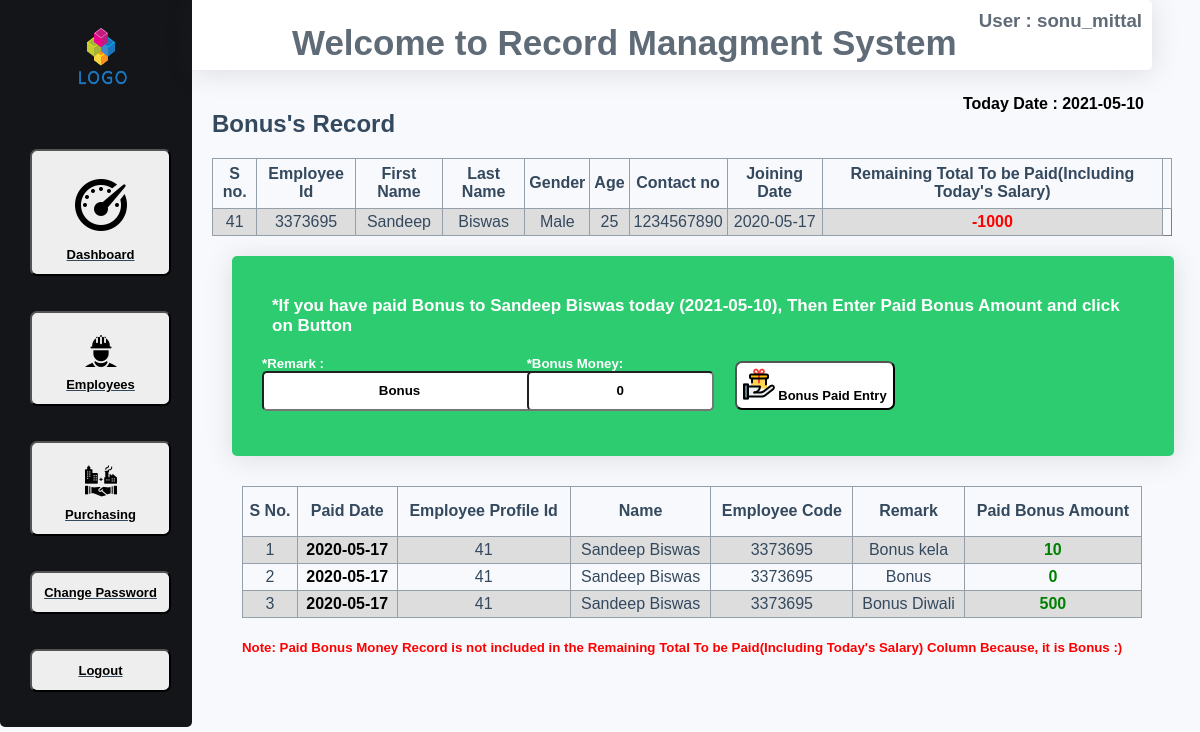
Screenshot of /admin_index.php?employee_bonus_record&user=sonu_mittal&attendance_salary_id=41 (signed in) with the database file from the repository.
### tables this page shows
CREATE TABLE IF NOT EXISTS `employee_profile` (
  `id` int(11) NOT NULL AUTO_INCREMENT,
  `emp_code` varchar(30) NOT NULL,
  `emp_first_name` varchar(30) NOT NULL,
  `emp_last_name` varchar(30) NOT NULL,
  `gender` varchar(10) NOT NULL,
  `age` varchar(20) NOT NULL,
  `emp_contact_no` varchar(30) NOT NULL,
  `emp_full_address` varchar(50) NOT NULL,
  `experience` varchar(20) NOT NULL,
  `joining_date_time` date NOT NULL,
  PRIMARY KEY (`id`)
);

CREATE TABLE IF NOT EXISTS `employee_bonus_record` (
  `id` int(11) NOT NULL AUTO_INCREMENT,
  `paid_date` date NOT NULL,
  `employee_profile_s_no_id` varchar(10) NOT NULL,
  `emp_name` varchar(30) NOT NULL,
  `emp_code` varchar(30) NOT NULL,
  `remark` varchar(50) NOT NULL,
  `paid_bonus` varchar(30) NOT NULL,
  PRIMARY KEY (`id`)
);

### employee_bonus_record.php (the view, shortened to what this page needs)
    <?php
 include_once('connection.php');
    if(!isset($_SESSION['logged'])&&$_SEESION['logged2']!='true')
    {
        echo "<script>window.location.assign('index.php')</script>";
        exit();
    }
    else
    { ?>
<?php
    include_once('attendance_salary_ptable1_for_include.php');
    ?>
<?php
         $id=$_GET['attendance_salary_id'];
         ?>
<div class="time_button" style="background:#2ecc71;height:160px;">
        <?php
echo "<h2 style='font-size:17px;color:#fff;margin:20px;'>*If you have paid Bonus to $result[2] $result[3] today ($date), Then Enter Paid Bonus Amount and click on Button</h2>"
    ?>
        <form action="" method="post" name="logon3" submit="return validate(true)" style="margin:10px;">
            <div style="width:30%;float:left;">
             <h5 style="color:#fff;display:inline-block;margin:0px;padding:0px;">*Remark  : </h5>
            <input type="text" name="remark" placeholder=" Remark for Memory" value="Bonus" maxlength="40" required style='width:275px;border-radius:5px;height:40px;font-weight:700;text-align:center;'>
                </div>
            <div style="width:23%;float:left;">
            <h5 style="color:#fff;display:inline-block;margin:0px;padding:0px;">*Bonus Money: </h5>
            <input type="text" pattern="\d*" name="bonus_paid" placeholder=" Bonus Amount" value="0" maxlength="20" required style='border-radius:5px;height:40px;font-weight:700;text-align:center;'>
            </div>
            <button type="submit" name="bonus_paid_button" style="width:160px;margin:5px;padding:5px;float:left;"><img src="images/bonus.png" alt="Bonus"> Bonus Paid Entry</button>
        </form>
    </div>
<div class="advance_remining_paid" style="margin:30px;">
<table border="1" class="show_table" width="83%">
        <tr height="50px">
            <th>S No.</th>
            <th>Paid Date</th>
            <th>Employee Profile Id</th>
            <th>Name</th>
            <th>Employee Code</th>
            <th>Remark</th>
            <th>Paid Bonus Amount</th>
        </tr>
        <?php
        $sr_no=0;
$query="select * from employee_bonus_record where employee_profile_s_no_id
='$id' order by id desc";
    $row=mysqli_query($connection,$query);
    while($result=mysqli_fetch_array($row))
    {$sr_no=$sr_no+1;
echo "<tr><td>".$sr_no."</td>";
echo "<td style='font-weight:800;color:#000;'>".$result['1']."</td>";
echo "<td>".$result['2']."</td>";
echo "<td>".$result['3']."</td>";
echo "<td>".$result['4']."</td>";
echo "<td>".$result['5']."</td>";
echo "<td style='font-weight:800;color:green;'>".$result['6']."</td></tr>";
        ?>
   <?php } ?>
    </table>
     <h5 style="color:red;">Note: Paid Bonus Money Record is not included in the Remaining Total To be Paid(Including Today's Salary) Column Because, it is Bonus :)</h5>
</div>
    <?php } ?>

### admin_index.php (shortened to what this page needs)
<?php
 include_once('connection.php');
    if(!isset($_SESSION['logged'])&&$_SEESION['logged']!='true')
    {
        echo "<script>window.location.assign('index.php')</script>";
        exit();
    }
    else
    {
        $session_name=$_SESSION['logged'];
?>
<html>
<head>
    <link rel="stylesheet" href="./css/css.css">
</head>
<body>
    <div id="wrapper">
        <header>
            <div class="contaiber">
                <div class="header_text">
                    <h1 style="font-size:35px">Welcome to Record Managment System</h1>
                </div>
                <div class="header_user">
                    <h3 style="margin:10px;float:right;">User : <span><?php echo $session_name ?></span></h3>
                    <?php
            $date=date('Y-m-d');
                echo "<h4 style='float:right;margin:8px;color:#000;'>Today Date : $date</h4>";
                ?>
                </div>
            </div>
        </header>
        <div class="nav">
            <div class="container">
                <nav>
                    <div class="logo">
                        <a href="admin_index.php?user=<?php echo $session_name ?>"><img width="80" height="80" style="margin:17px 61px;" src="images/tu.png" alt="blank"></a>
                    </div>
                    <a href="admin_index.php?user=<?php echo $session_name ?>"> <button name="dashboard"><img src="images/d.png" alt="d">Dashboard</button></a>
                    <a href="admin_index.php?show_employee&user=<?php echo $session_name ?>"> <button name="book"><img src="images/workers.png" alt="w">Employees</button></a>
                    <a href="admin_index.php?show_seller&user=<?php echo $session_name ?>"><button name="show"><img src="images/purchasing.png" alt="seller">Purchasing</button></a>
                    <a href="admin_index.php?change_password&user=<?php echo $session_name ?>"><button name="update">Change Password</button></a>
                    <a href="logout.php?user=<?php echo $session_name ?>"><button name="logout">Logout</button></a>
                </nav>
            </div>
        </div>
        <section>
            <div class="content">
                <?php
        if(isset($_GET['employee_bonus_record'])){
            echo "<h1 style='float:left;'>Bonus's Record</h1>";
               include_once('employee_bonus_record.php');
            }
        ?>
            </div>
        </section>
    </div>
</body>
</html>
<?php } ?>

### attendance_salary_ptable1_for_include.php (shortened to what this page needs)
    <?php
 include_once('connection.php');
    if(!isset($_SESSION['logged'])&&$_SEESION['logged2']!='true')
    {
        echo "<script>window.location.assign('index.php')</script>";
        exit();
    }
    else
    { ?>
    <table border="1" class="show_table" width="83%">
        <tr height="50px">
            <th>
                S no.</th>
            <th>Employee Id</th>
            <th>First Name</th>
            <th>Last Name</th>
            <th>Gender</th>
            <th>Age</th>
            <th>Contact no</th>
            <th>Joining Date</th>
            <th>Remaining Total To be Paid(Including Today's Salary)<th>
        </tr>
        <?php
        $id=$_GET['attendance_salary_id'];
$query="select * from employee_profile where id='$id'";
    $row=mysqli_query($connection,$query);
    $result=mysqli_fetch_array($row);
echo "<tr><td>".$result['0']."</td>";
echo "<td>".$result['1']."</td>";
echo "<td>".$result['2']."</td>";
echo "<td>".$result['3']."</td>";
echo "<td>".$result['4']."</td>";
echo "<td>".$result['5']."</td>";
echo "<td>".$result['6']."</td>";
echo "<td>".$result['9']."</td>";
        $remaining_total=0;
         $advance_remaining_paid_total=0;
     $query="select * from employee_advance_remaining_recored where employee_profile_s_no_id='$id'";
    $row=mysqli_query($connection,$query);
    while($record1=mysqli_fetch_array($row))
    {
        $advance_remaining_paid_total=$advance_remaining_paid_total+$record1['6'];
    }
$remaining_total=$remaining_total-$advance_remaining_paid_total;
            if($remaining_total<0)
       {
echo "<td style='font-weight:800;color:red;'>$remaining_total</td>";
       }
        ?>
    </table>
    <?php } ?>

### css/css.css (style rules this page uses)
body,html { margin: 0; padding: 0; height: 100%; color: #34495e; background:#F8F9FC; font-family: arial, sans-serif; }
#wrapper { height: auto; width: 100%; min-width: 1200px; }
.container { width: 100%; max-width: 1250px; height: auto; margin: 0 auto; overflow: hidden; }
table { border-collapse: collapse; width: 100%; }
td, th { border: 1px solid #949faa; text-align: center; padding: 4px; }
tr:nth-child(even) { background-color: #dddddd; }
header { -webkit-box-shadow: 0 .15rem 1.75rem 0 rgba(58,59,69,.15)!important; box-shadow: 0 .15rem 1.75rem 0 rgba(58,59,69,.15)!important; height: 70px; width: 80%; display: inline-block; background:#fff; color: #5F6B77; border-radius: 0px 5px 5px 0px; }
header .header_text { text-align: center; line-height: 40px; float: left; margin-left: 100px; }
.nav { width: 16%; height:auto; float: left; overflow: hidden; background:#141518; color: #fff; clear: both; border-radius: 0px 0px 5px 5px; }
.nav a { color:#34495e; }
.nav nav button,section .content button { display: block; text-align: center; padding: 12px; width: 141px; margin: 35px 30px; border-radius: 7px; font-size: 13px; font-weight: 700; background: #fff; }
.nav nav button,section .content button:hover { background: #eee; cursor: pointer; }
.nav nav button img { padding: 10px; }
section .content { padding: 20px; width: 80%; height: auto; float: left; min-height: 580px; background: #F8F9FC; }
.time_button { width: 94%; height: 90px; margin: 20px; padding: 20px; background: #c0392b; border-radius: 5px; -webkit-box-shadow: 0 .15rem 1.75rem 0 rgba(58,59,69,.15)!important; box-shadow: 0 .15rem 1.75rem 0 rgba(58,59,69,.15)!important; }
.content .time_button form button { float: left; margin: 18px; padding:10px; font-weight: 700; }
.advance_remining_paid { width: }

### rows the page displays
employee_profile: id "41", emp_code "3373695", emp_first_name "Sandeep", emp_last_name "Biswas", gender "Male", age "25", emp_contact_no "1234567890", joining_date_time "2020-05-17"
employee_bonus_record: paid_date "2020-05-17", employee_profile_s_no "41", emp_name "Sandeep Biswas", emp_code "3373695", remark "Bonus kela", paid_bonus "10"
employee_bonus_record: paid_date "2020-05-17", employee_profile_s_no "41", emp_name "Sandeep Biswas", emp_code "3373695", remark "Bonus", paid_bonus "0"
employee_bonus_record: paid_date "2020-05-17", employee_profile_s_no "41", emp_name "Sandeep Biswas", emp_code "3373695", remark "Bonus Diwali", paid_bonus "500"

### other values shown
$session_name "sonu_mittal"
$remaining_total "-1000"
